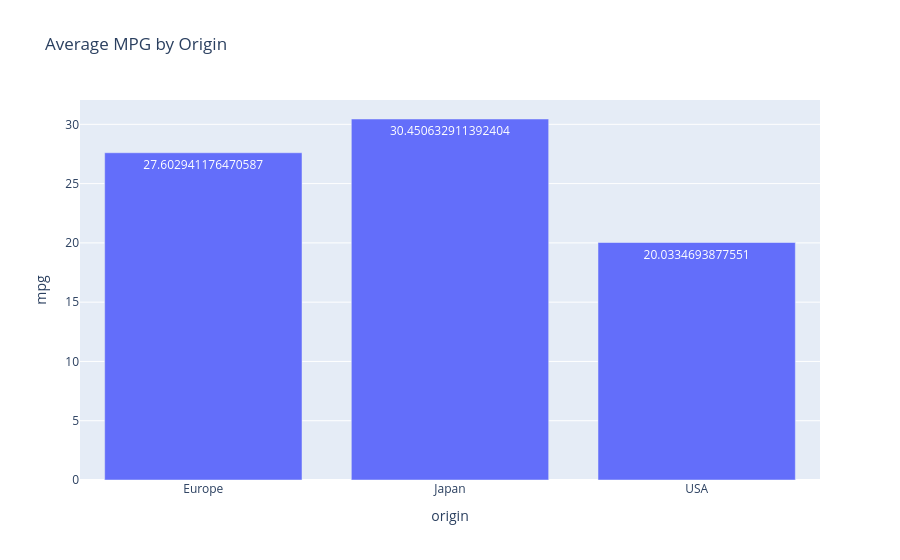

Notebook code cell kept with this figure:
### Code cell
mpg_origin = (
    df.groupby("origin")["mpg"]
    .mean()
    .reset_index()
)

fig = px.bar(
    mpg_origin,
    x="origin",
    y="mpg",
    text="mpg",
    title="Average MPG by Origin"
)

fig.show()

### Figure 1 — Plotly figure (JSON) as saved in the notebook; plotly's stock layout.template omitted (floating-point values rounded to 4 significant figures)
{"data": [{"hovertemplate": "origin=%{x}<br>mpg=%{text}<extra></extra>", "legendgroup": "", "marker": {"color": "#636efa", "pattern": {"shape": ""}}, "name": "", "orientation": "v", "showlegend": false, "text": [27.6, 30.45, 20.03], "textposition": "auto", "type": "bar", "x": ["Europe", "Japan", "USA"], "xaxis": "x", "y": [27.6, 30.45, 20.03], "yaxis": "y"}], "layout": {"barmode": "relative", "legend": {"tracegroupgap": 0}, "title": {"text": "Average MPG by Origin"}, "xaxis": {"anchor": "y", "domain": [0, 1], "title": {"text": "origin"}}, "yaxis": {"anchor": "x", "domain": [0, 1], "title": {"text": "mpg"}}}}
